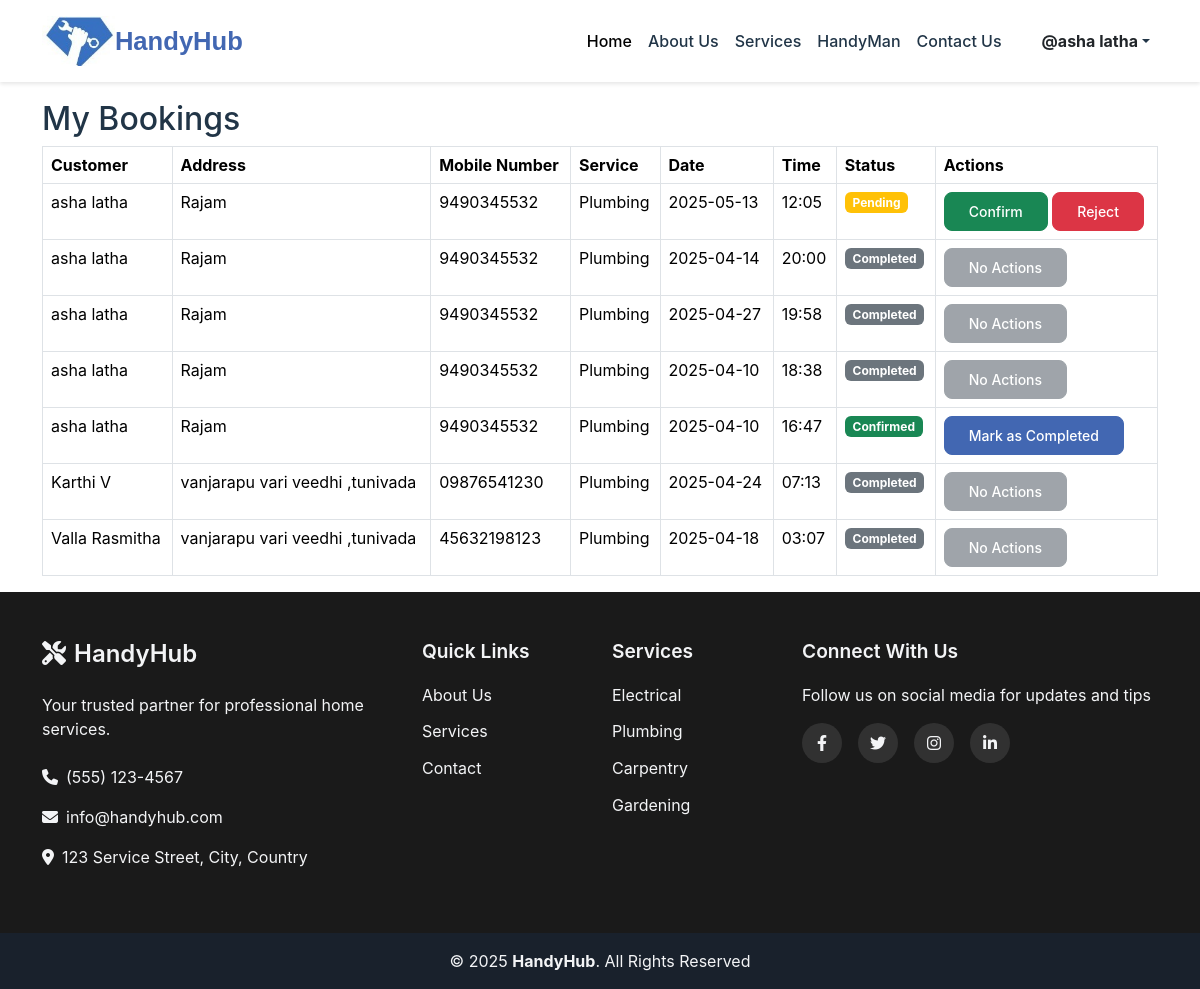
The app's page /provider-bookings (signed in) with its own data.
### HandyHub/Handy/models.py (models this page shows, shortened)
class User(db.Model, UserMixin):
    id = db.Column(db.Integer, primary_key=True)
    first_name = db.Column(db.String(100), nullable=False)
    last_name = db.Column(db.String(100), nullable=False)
    email = db.Column(db.String(120), unique=True, nullable=False, index=True)
    phone = db.Column(db.String(15), unique=True, nullable=False, index=True)
    address = db.Column(db.String(500), nullable=False)
    role = db.Column(db.String(20), nullable=False)
    image = db.Column(db.String(255), nullable=True, default='default.png')
    password_hash = db.Column(db.String(256), nullable=False)
    created_at = db.Column(db.DateTime, default=datetime.utcnow)

class Booking(db.Model):
    id = db.Column(db.Integer, primary_key=True)
    customer_id = db.Column(db.Integer, db.ForeignKey('user.id'), nullable=False)
    provider_id = db.Column(db.Integer, db.ForeignKey('provider.id'), nullable=False)
    service_id = db.Column(db.Integer, db.ForeignKey('service.id'), nullable=False)
    booking_date = db.Column(db.Date, nullable=False)
    booking_time = db.Column(db.Time, nullable=False)
    status = db.Column(db.String(20), default="Pending")
    feedback = db.Column(db.Text, nullable=True)
    created_at = db.Column(db.DateTime, default=datetime.utcnow)
    customer = db.relationship('User', backref=db.backref('bookings', lazy=True))
    provider = db.relationship('Provider', backref=db.backref('bookings', lazy=True))
    service = db.relationship('Service', backref=db.backref('bookings', lazy=True))

class Service(db.Model):
    id = db.Column(db.Integer, primary_key=True)
    name = db.Column(db.String(100), unique=True, nullable=False)
    description = db.Column(db.Text, nullable=True)

### HandyHub/Handy/views.py (the view)
@views.route('/provider-bookings')
@login_required
def provider_bookings():
    bookings = Booking.query.filter_by(provider_id=current_user.id).order_by(Booking.created_at.desc()).all()
    return render_template('provider_bookings.html', bookings=bookings)

### HandyHub/Handy/templates/provider_bookings.html
{% extends "base.html" %}
{% block content %}
<div class="container mt-4">
    <h2>My Bookings</h2>
    {% if bookings %}
    <table class="table table-bordered">
        <thead>
            <tr>
                <th>Customer</th>
                <th>Address</th>
                <th>Mobile Number</th>
                <th>Service</th>
                <th>Date</th>
                <th>Time</th>
                <th>Status</th>
                <th>Actions</th>
            </tr>
        </thead>
        <tbody>
            {% for booking in bookings %}
            <tr>
                <td>{{ booking.customer.first_name }} {{ booking.customer.last_name }}</td>
                <td>{{booking.customer.address}}</td>
                <td>{{booking.customer.phone}}</td>
                <td>{{ booking.service.name }}</td>
                <td>{{ booking.booking_date.strftime('%Y-%m-%d') }}</td>
                <td>{{ booking.booking_time.strftime('%H:%M') }}</td>
                <td>
                    {% if booking.status == "Pending" %}
                        <span class="badge bg-warning">{{ booking.status }}</span>
                    {% elif booking.status == "Confirmed" %}
                        <span class="badge bg-success">{{ booking.status }}</span>
                    {% elif booking.status == "Rejected" %}
                        <span class="badge bg-danger">{{ booking.status }}</span>
                    {% else %}
                        <span class="badge bg-secondary">{{ booking.status }}</span>
                    {% endif %}
                </td>
                <td>
                    {% if booking.status == "Pending" %}
                        <form action="{{ url_for('views.confirm_booking', booking_id=booking.id) }}" method="POST" style="display:inline;">
                            <button type="submit" class="btn btn-success btn-sm">Confirm</button>
                        </form>
                        <form action="{{ url_for('views.reject_booking', booking_id=booking.id) }}" method="POST" style="display:inline;">
                            <button type="submit" class="btn btn-danger btn-sm">Reject</button>
                        </form>
                    {% elif booking.status == "Confirmed" %}
                        <form action="{{ url_for('views.complete_booking', booking_id=booking.id) }}" method="POST" style="display:inline;">
                            <button type="submit" class="btn btn-primary btn-sm">Mark as Completed</button>
                        </form>
                    {% elif booking.status == "Completed" %}
                            <button class="btn btn-secondary btn-sm" disabled>No Actions</button>
                    {% else %}
                        <button class="btn btn-secondary btn-sm" disabled>No Actions</button>
                    {% endif %}
                </td>
            </tr>
            {% endfor %}
        </tbody>
    </table>
    {% else %}
    <p>No bookings available.</p>
    {% endif %}
</div>
{% endblock %}

### HandyHub/Handy/templates/base.html (shortened to what this page needs)
<html lang="en">
  <head>
    <link href="https://cdn.jsdelivr.net/npm/bootstrap@5.3.2/dist/css/bootstrap.min.css" rel="stylesheet">
    <link rel="stylesheet" href="{{url_for('static' ,filename='styles.css')}}"/>
    <link rel="stylesheet" href="https://cdnjs.cloudflare.com/ajax/libs/font-awesome/6.1.1/css/all.min.css">
  </head>
  <body>
    <nav class="navbar navbar-expand-lg fixed-top">
      <div class="container">
          <img src="{{ url_for('static', filename='logo.png') }}" alt="HandyHub Logo" class="navbar-logo">
          <a class="navbar-brand" href="/">HandyHub</a>
          <div class="collapse navbar-collapse" id="navbarNav">
            <ul class="navbar-nav ms-auto">
                <li class="nav-item">
                    <a class="nav-link active" href="/">Home</a>
                </li>
                <li class="nav-item">
                    <a class="nav-link" href="{{ url_for('views.about') }}">About Us</a>
                </li>
                <li class="nav-item">
                    <a class="nav-link" href="{{ url_for('views.services') }}">Services</a>
                </li>
                <li class="nav-item">
                    <a class="nav-link" href="{{ url_for('views.handyman') }}">HandyMan</a>
                </li>
                <li class="nav-item">
                    <a class="nav-link" href="{{ url_for('views.contact') }}">Contact Us</a>
                </li>
                {% if current_user.is_authenticated %}
                <li class="nav-item dropdown ms-lg-3">
                    <a class="nav-link dropdown-toggle d-flex align-items-center" href="#" id="profileDropdown" role="button" data-bs-toggle="dropdown" aria-expanded="false">
                        <span class="ms-2 fw-bold fs-6 text-dark">@{{ current_user.first_name }} {{ current_user.last_name }}</span>
                    </a>
                </li>
                {% endif %}
            </ul>
        </div>
      </div>
  </nav>
    {% block content %}{% endblock %}
    <footer class="footer">
      <div class="footer-top py-5">
        <div class="container">
          <div class="row g-4">
            <div class="col-lg-4 col-md-6">
              <div class="footer-info">
                <h3><i class="fas fa-tools me-2"></i>HandyHub</h3>
                <p class="mb-4">Your trusted partner for professional home services.</p>
                <p><i class="fas fa-phone me-2"></i>(555) 123-4567</p>
                <p><i class="fas fa-envelope me-2"></i>info@handyhub.com</p>
                <p><i class="fas fa-map-marker-alt me-2"></i>123 Service Street, City, Country</p>
              </div>
            </div>
            <div class="col-lg-4 col-md-6">
              <div class="row">
                <div class="col-6">
                  <h4>Quick Links</h4>
                  <ul class="footer-links">
                    <li><a href="{{ url_for('views.about') }}">About Us</a></li>
                    <li><a href="{{ url_for('views.services') }}">Services</a></li>
                    <li><a href="{{ url_for('views.contact') }}">Contact</a></li>
                  </ul>
                </div>
                <div class="col-6">
                  <h4>Services</h4>
                  <ul class="footer-links">
                    <li><a href="{{ url_for('views.services') }}#electrical">Electrical</a></li>
                    <li><a href="{{ url_for('views.services') }}#plumbing">Plumbing</a></li>
                    <li><a href="{{ url_for('views.services') }}#carpentry">Carpentry</a></li>
                    <li><a href="{{ url_for('views.services') }}#gardening">Gardening</a></li>
                  </ul>
                </div>
              </div>
            </div>
            <div class="col-lg-4 col-md-12">
              <h4>Connect With Us</h4>
              <p class="mb-3">Follow us on social media for updates and tips</p>
              <div class="social-links mb-4">
                <a href="https://www.facebook.com" class="facebook"><i class="fa-brands fa-facebook-f"></i></a>
                <a href="https://twitter.com" class="twitter"><i class="fa-brands fa-twitter"></i></a>
                <a href="https://instagram.com" class="instagram"><i class="fa-brands fa-instagram"></i></a>
                <a href="https://linkedin.com" class="fa-brands fa-linkedin-in"></a>
              </div>
            </div>
          </div>
        </div>
      </div>
      <div class="footer-bottom py-3">
        <div class="container text-center">
          <div class="copyright">
            © <span id="currentYear">2024</span> <strong>HandyHub</strong>. All Rights Reserved
          </div>
        </div>
      </div>
    </footer>
  </body>
</html>

### HandyHub/Handy/static/styles.css (style rules this page uses)
:root { --primary-color: #4267B2; --secondary-color: #4267B2; --text-color: #213547; --bg-color: #ffffff; --footer-bg: #1f2937; --footer-text: #f3f4f6; }
body { margin: 0; font-family: 'Inter', system-ui, -apple-system, sans-serif; color: var(--text-color); background-color: var(--bg-color); padding-top: 76px; }
.navbar { background-color: var(--bg-color); box-shadow: 0 2px 4px rgba(0,0,0,0.1); padding: 1rem 0; display: flex; justify-content: space-between; }
.navbar-brand { font-family: 'Poppins', sans-serif; font-weight: 600; color:#4267B2; font-size: 1.6rem; text-decoration: none; display: flex; align-items: center; }
.nav-link { font-weight: 500; color: var(--text-color); padding: 0.5rem 1rem; transition: color 0.3s ease; }
.navbar-logo { height: 50px; max-width: 100px; width: auto; }
.footer { background-color: #1a1a1a; color: #fff; }
.footer-top { background-color: #1a1a1a; }
.footer-bottom { background-color: #111; }
.footer { background-color: var(--footer-bg); color: var(--footer-text); }
.footer-top { padding: 60px 0; }
.footer h3 { font-size: 1.5rem; margin-bottom: 1.5rem; font-weight: 600; }
.footer h4 { font-size: 1.2rem; margin-bottom: 1.2rem; font-weight: 600; }
.footer-links { list-style: none; padding: 0; margin: 0; }
.footer-links li { margin-bottom: 0.8rem; }
.footer-links a { color: var(--footer-text); text-decoration: none; transition: color 0.3s ease; display: inline-flex; align-items: center; }
.social-links { display: flex; gap: 1rem; }
.social-links a { display: inline-flex; align-items: center; justify-content: center; width: 40px; height: 40px; border-radius: 50%; background: rgba(255, 255, 255, 0.1); color: var(--footer-text); text-decoration: none; transition: all 0.3s ease; }
.footer-bottom { background: rgba(0, 0, 0, 0.2); padding: 1rem 0; }
.btn { padding: 0.5rem 1.5rem; font-weight: 500; border-radius: 0.5rem; transition: all 0.3s ease; }
.btn-primary { background-color: var(--primary-color); border-color: var(--primary-color); }

### records on screen
User: first_name "asha", last_name "latha"
Booking: customer.first_name "asha", customer.last_name "latha", customer.address "Rajam", customer.phone "9490345532", service.name "Plumbing", booking_date "2025-05-13", booking_time "12:05", status "Pending"
Booking: customer.first_name "asha", customer.last_name "latha", customer.address "Rajam", customer.phone "9490345532", service.name "Plumbing", booking_date "2025-04-14", booking_time "20:00", status "Completed", shows "No Actions"
Booking: customer.first_name "asha", customer.last_name "latha", customer.address "Rajam", customer.phone "9490345532", service.name "Plumbing", booking_date "2025-04-27", booking_time "19:58", status "Completed", shows "No Actions"
Booking: customer.first_name "asha", customer.last_name "latha", customer.address "Rajam", customer.phone "9490345532", service.name "Plumbing", booking_date "2025-04-10", booking_time "18:38", status "Completed", shows "No Actions"
Booking: customer.first_name "asha", customer.last_name "latha", customer.address "Rajam", customer.phone "9490345532", service.name "Plumbing", booking_date "2025-04-10", booking_time "16:47", status "Confirmed"
Booking: customer.first_name "Karthi", customer.last_name "V", customer.address "vanjarapu vari veedhi ,tunivada", customer.phone "09876541230", service.name "Plumbing", booking_date "2025-04-24", booking_time "07:13", status "Completed", shows "No Actions"
Booking: customer.first_name "Valla", customer.last_name "Rasmitha", customer.address "vanjarapu vari veedhi ,tunivada", customer.phone "45632198123", service.name "Plumbing", booking_date "2025-04-18", booking_time "03:07", status "Completed", shows "No Actions"
